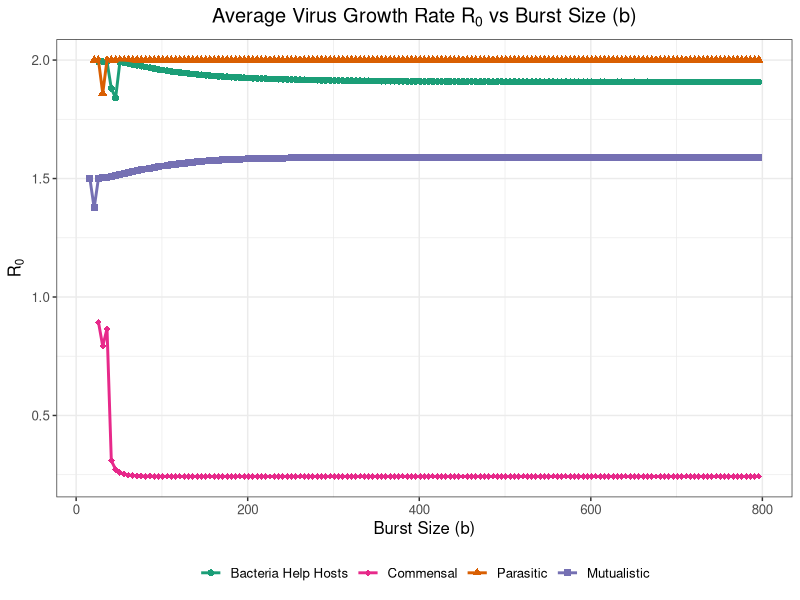

R code for this plot:
# ---------------------------#
# Virus Growth Rate Analysis
# ---------------------------#

# Load Required Libraries
library(tibble)
library(dplyr)
library(tidyr)
library(ggplot2)

# ---------------------------#
# Define Biological Scenarios
# ---------------------------#
# Each scenario represents a different biological interaction between hosts, bacteria, and viruses.
# Scenarios include how bacteria affect hosts and how viruses behave (e.g., lytic).
#
# A line like FH <- c(1,2,3,4) means that each holobiont H00 creates one new
# host, H01 creates two, H10 creates three, and H11 creates four. FB and FV
# calculate the next generation of bacteria and viruses, respectively.
#
# Recall that
# H00 = host with no bacteria at all
# H01 = host with at least one infected bacteria, no uninfected bacteria
# H10 = host with no infected bacteria, at least one uninfected
# H11 = host with at least one of both kinds of bacteria
#
# Note that we have defined the senarios as a function to allow for easy 
# modification and reuse.

define_scenarios <- function() {
  scenarios <- list(
    bacteria_help_slightly_lytic = list(
      description = "Bacteria help host, viruses are slightly lytic",
      compute_contributions = function(k, phi, b) {
        FH <- c(1, 2, 2, 2)
        FB <- c(0, k / phi, k, k / phi)
        FV <- c(0, phi * b, 0, phi * b)
        list(FH = FH, FB = FB, FV = FV)
      },
      # Fixed parameters for this scenario
      fixed_params = list(k = 100, phi = 2)
    ),
    
    commensal_bacteria_slightly_lytic = list(
      description = "Bacteria is commensal, viruses are slightly lytic",
      compute_contributions = function(k, phi, b) {
        FH <- c(2, 2, 2, 2)
        FB <- c(0, k / phi, k, k / phi)
        FV <- c(0, phi * b, 0, phi * b)
        list(FH = FH, FB = FB, FV = FV)
      },
      # Fixed parameters for this scenario
      fixed_params = list(k = 100, phi = 3)
    ),
    
    parasitic_bacteria_slightly_lytic = list(
      description = "Bacteria is parasitic, viruses are slightly lytic",
      compute_contributions = function(k, phi, b) {
        FH <- c(2, 1.5, 1.5, 1.5)
        FB <- c(0, k / phi, k, k / phi)
        FV <- c(0, phi * b, 0, phi * b)
        list(FH = FH, FB = FB, FV = FV)
      },
      # Fixed parameters for this scenario
      fixed_params = list(k = 100, phi = 3)
    ),
    
    bacterial_mutualism_more_nuance = list(
      description = "Bacterial mutualism, more nuance",
      compute_contributions = function(k, phi, b) {
        FH <- c(0.1, 2.5, 4, 3)
        FB <- c(0, k / 4, k, k / 2)
        FV <- c(0, b, 0, 2 * b)
        list(FH = FH, FB = FB, FV = FV)
      },
      # Fixed parameters for this scenario
      fixed_params = list(k = 10, phi = 2)
    )
  )
  
  return(scenarios)
}

# -------- SIMULATION FUNCTION ----------------------------
simulate_dynamics <- function(scenario, k, phi, b, 
                              tmax = 200, 
                              dBV = 0.1, dHB = 0.05, 
                              initial_H = 50, initial_B = 100, initial_V = 200) {
  # Compute contribution vectors based on the scenario
  contributions <- scenario$compute_contributions(k, phi, b)
  FH <- contributions$FH
  FB <- contributions$FB
  FV <- contributions$FV
  
  # Validate contributions
  contribution_inputs <- c(FH, FB, FV)
  if (any(is.na(contribution_inputs)) || any(contribution_inputs < 0)) {
    stop("Contribution values must be non-negative numbers.")
  }
  
  # Density Parameters
  muBV <- function(V_t, B_t) {
    ifelse(B_t <= 0, 0, dBV * (V_t / B_t))
  }
  
  muHB <- function(H_t, B_t) {
    ifelse(H_t <= 0, 0, dHB * (B_t / H_t))
  }
  
  # Probability Functions
  P0 <- function(d) dpois(0, d)
  P1 <- function(d) 1 - P0(d)
  
  # Initialize Variables
  H <- numeric(tmax)
  B <- numeric(tmax)
  V <- numeric(tmax)
  H[1] <- initial_H
  B[1] <- initial_B
  V[1] <- initial_V
  
  # Preallocate data lists for timeseries
  B0 <- numeric(tmax)  # Bacteria with no virus
  B1 <- numeric(tmax)  # Bacteria with at least one virus
  H00 <- numeric(tmax) # Hosts with 0 empty bact and 0 infected bact
  H01 <- numeric(tmax) # Hosts with 0 empty bact and 1 infected bact
  H10 <- numeric(tmax) # Hosts with at least 1 empty bact and 0 infected bact
  H11 <- numeric(tmax) # Hosts with at least one of both
  
  # Main Simulation Loop
  for (t in 1:tmax) {
    # Update Bacteria Infection Status
    muBV_val <- muBV(V[t], B[t])
    B0[t] <- P0(muBV_val) * B[t]
    B1[t] <- P1(muBV_val) * B[t]
    
    # Update Host Infection Status
    muHB_B0 <- muHB(H[t], B0[t])
    muHB_B1 <- muHB(H[t], B1[t])
    
    H00[t] <- P0(muHB_B0) * P0(muHB_B1) * H[t]
    H01[t] <- P0(muHB_B0) * P1(muHB_B1) * H[t]
    H10[t] <- P1(muHB_B0) * P0(muHB_B1) * H[t]
    H11[t] <- P1(muHB_B0) * P1(muHB_B1) * H[t]
    
    # Ensure No Negative Values
    H00[t] <- max(0, H00[t])
    H01[t] <- max(0, H01[t])
    H10[t] <- max(0, H10[t])
    H11[t] <- max(0, H11[t])
    
    if (t < tmax) {
      # Update Populations for Next Time Step
      H[t + 1] <- sum(FH * c(H00[t], H01[t], H10[t], H11[t]))
      B[t + 1] <- sum(FB * c(H00[t], H01[t], H10[t], H11[t]))
      V[t + 1] <- sum(FV * c(H00[t], H01[t], H10[t], H11[t]))
      
      # Ensure No Negative Values
      H[t + 1] <- max(0, H[t + 1])
      B[t + 1] <- max(0, B[t + 1])
      V[t + 1] <- max(0, V[t + 1])
    }
  }
  
  # Create a Data Frame with Simulation Results
  data <- tibble(
    t = 1:tmax,
    H = H, 
    B = B, 
    V = V,
    B0 = B0, 
    B1 = B1,
    H00 = H00, 
    H01 = H01, 
    H10 = H10, 
    H11 = H11
  )
  
  return(data)
}

# -------- R0 CALCULATION FUNCTION ----------------------------
calculate_avg_R0 <- function(sim_data, average_timesteps = 50) {
  # Ensure there are enough timesteps to calculate R0
  if (nrow(sim_data) < (average_timesteps + 1)) {
    warning(paste("Not enough timesteps to calculate R0. Required:", average_timesteps + 1, 
                  "Found:", nrow(sim_data)))
    return(NA)
  }
  
  # Extract the last (average_timesteps + 1) V values to calculate growth rates
  V_recent <- tail(sim_data$V, average_timesteps + 1)
  
  # Split into V_prev (V(t)) and V_next (V(t+1))
  V_prev <- V_recent[-length(V_recent)] # V(t)
  V_next <- V_recent[-1]               # V(t+1)
  
  # Calculate growth rates R(t) = V(t+1) / V(t)
  growth_rates <- V_next / V_prev
  
  # Handle cases where V(t) is zero to avoid division by zero
  growth_rates[V_prev == 0] <- NA
  growth_rates[is.infinite(growth_rates) | is.nan(growth_rates)] <- NA
  
  # Calculate average R0, excluding NA values
  R0_avg <- mean(growth_rates, na.rm = TRUE)
  
  return(R0_avg)
}

# -------- MAIN ANALYSIS ----------------------------

# Define Scenarios
scenarios <- define_scenarios()

# Define Burst Size (b) Values to Sweep Over
b_values <- seq(1, 800, by = 5)  # Burst sizes from 1 to 1000 in steps of 5

# Initialize a Data Frame to Store R0 Results
R0_results <- tibble(
  scenario = character(),
  description = character(),
  b = numeric(),
  R0 = numeric()
)

# Define Number of Timesteps Over Which to Average R0
average_timesteps <- 50  # Last 50 timesteps

# Total number of simulations for progress tracking
total_simulations <- length(scenarios) * length(b_values)
current_simulation <- 1

# Loop Through Each Scenario and Each b Value
for (scenario_name in names(scenarios)) {
  scenario <- scenarios[[scenario_name]]
  description <- scenario$description
  fixed_k <- scenario$fixed_params$k
  fixed_phi <- scenario$fixed_params$phi
  
  for (b in b_values) {
    # Run Simulation
    sim_data <- tryCatch({
      simulate_dynamics(
        scenario = scenario,
        k = fixed_k,
        phi = fixed_phi,
        b = b,
        tmax = 200,         # Maximum time steps
        dBV = 0.2,          # Absorption rate dBV
        dHB = 0.1,          # Absorption rate dHB
        initial_H = 50,     # Initial Hosts
        initial_B = 100,    # Initial Bacteria
        initial_V = 200     # Initial Viruses
      )
    }, error = function(e) {
      warning(paste("Simulation failed for scenario", scenario_name, "with b =", b, ":", e$message))
      return(NULL)
    })
    
    # Skip to next iteration if simulation failed
    if (is.null(sim_data)) {
      next
    }
    
    # CALCULATE R0 USING THE NEW FUNCTION
    R0_avg <- calculate_avg_R0(sim_data, average_timesteps)
    
    # Append to R0_results only if R0_avg is not NA
    if (!is.na(R0_avg)) {
      R0_results <- R0_results %>%
        add_row(
          scenario = scenario_name,
          description = description,
          b = b,
          R0 = R0_avg
        )
    }
    
    # Progress update
    cat(sprintf("Completed %d of %d simulations\n", current_simulation, total_simulations))
    current_simulation <- current_simulation + 1
  }
}

# Remove any rows with NA R0 (if any) - redundant now but kept for safety
R0_results <- R0_results %>% filter(!is.na(R0))

# Display the R0 Results
print(R0_results)

# -------- VISUALIZE RESULTS ----------------------------

# Beautify the plot
ggplot(R0_results, aes(x = b, y = R0, color = scenario, shape = scenario)) +
  geom_point(size = 2) +
  geom_line(aes(group = scenario), size = 1) +
  scale_color_manual(
    values = c(
      "bacteria_help_slightly_lytic" = "#1b9e77",
      "commensal_bacteria_slightly_lytic" = "#d95f02",
      "parasitic_bacteria_slightly_lytic" = "#7570b3",
      "bacterial_mutualism_more_nuance" = "#e7298a"
    ),
    labels = c(
      "Bacteria Help Hosts",
      "Commensal",
      "Parasitic",
      "Mutualistic"
    )
  ) +
  scale_shape_manual(
    values = c(
      "bacteria_help_slightly_lytic" = 16,
      "commensal_bacteria_slightly_lytic" = 17,
      "parasitic_bacteria_slightly_lytic" = 15,
      "bacterial_mutualism_more_nuance" = 18
    ),
    labels = c(
      "Bacteria Help Hosts",
      "Commensal",
      "Parasitic",
      "Mutualistic"
    )
  ) +
  labs(
    title = expression(paste("Average Virus Growth Rate ", R[0], " vs Burst Size (", b, ")")),
    x = "Burst Size (b)",
    y = expression(R[0]),
    color = "Scenario",
    shape = "Scenario"
  ) +
  #scale_x_log10() +  # Use logarithmic scale for burst size if necessary
  theme_bw() +
  theme(
    legend.position = "bottom",
    legend.title = element_blank(),
    text = element_text(size = 12),
    plot.title = element_text(hjust = 0.5)
  )
